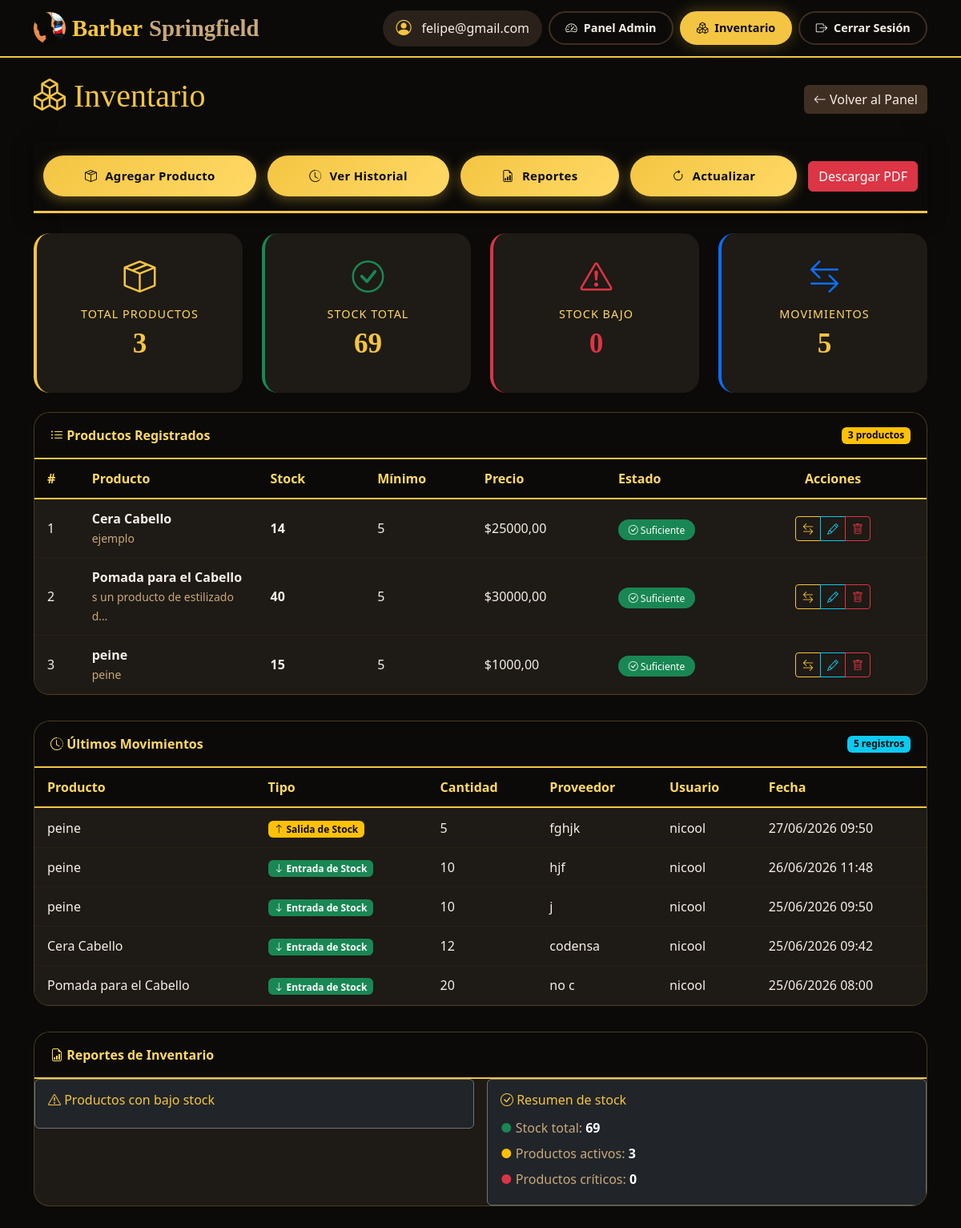
The app's page /inventario/ (signed in) with its own data.
### inventario/models.py (models this page shows, shortened)
class Producto(models.Model):
    nombre = models.CharField(max_length=200)
    descripcion = models.TextField(blank=True, null=True)
    stock_actual = models.PositiveIntegerField(default=0)
    stock_minimo = models.PositiveIntegerField(default=5)
    precio_unitario = models.DecimalField(max_digits=10, decimal_places=2, default=0)
    fecha_creacion = models.DateTimeField(auto_now_add=True)
    activo = models.BooleanField(default=True)

class MovimientoInventario(models.Model):
    TIPO_MOVIMIENTO = [
        ('ENTRADA', 'Entrada de Stock'),
        ('SALIDA', 'Salida de Stock'),
        ('AJUSTE', 'Ajuste de Stock'),  # <-- NUEVO TIPO
    ]
    producto = models.ForeignKey(Producto, on_delete=models.CASCADE, related_name='movimientos')
    tipo = models.CharField(max_length=10, choices=TIPO_MOVIMIENTO)
    cantidad = models.PositiveIntegerField()
    stock_anterior = models.PositiveIntegerField(default=0)  # <-- Stock antes del movimiento
    stock_nuevo = models.PositiveIntegerField(default=0)     # <-- Stock después del movimiento
    proveedor = models.CharField(max_length=200, blank=True, null=True)  # <-- Proveedor
    fecha = models.DateTimeField(default=timezone.now)  # <-- Fecha personalizable (ahora no es auto_now_add)
    usuario = models.ForeignKey(User, on_delete=models.SET_NULL, null=True, blank=True)
    nota = models.TextField(blank=True, null=True)
    class Meta:
        ordering = ['-fecha']  # <-- Ordenar por fecha descendente

### inventario/views.py (the view)
# urls.py: path('', views.dashboard_inventario, name='dashboard'),
@login_required
def dashboard_inventario(request):
    productos = Producto.objects.filter(activo=True).order_by('nombre')
    total_productos = productos.count()
    productos_bajo_stock = productos.filter(stock_actual__lte=models.F('stock_minimo')).count()
    ultimos_movimientos = MovimientoInventario.objects.select_related('producto', 'usuario').order_by('-fecha')[:20]  # <-- Más movimientos
    stock_total = productos.aggregate(total=Sum('stock_actual'))['total'] or 0
    context = {
        'productos': productos,
        'total_productos': total_productos,
        'productos_bajo_stock': productos_bajo_stock,
        'stock_total': stock_total,
        'ultimos_movimientos': ultimos_movimientos,
    }
    return render(request, 'inventario/dashboard.html', context)

### inventario/templates/inventario/dashboard.html (shortened to what this page needs)
{% load static %}
<!DOCTYPE html>
<html lang="es">
<head>
    <link href="https://cdn.jsdelivr.net/npm/bootstrap@5.3.3/dist/css/bootstrap.min.css" rel="stylesheet">
    <link rel="stylesheet" href="https://cdn.jsdelivr.net/npm/bootstrap-icons@1.11.3/font/bootstrap-icons.min.css">
    <link rel="stylesheet" href="{% static 'styles.css' %}">
</head>
<body>
    <nav class="navbar-custom">
        <div class="container">
            <div class="d-flex align-items-center justify-content-between w-100 flex-wrap gap-2">
                <a class="navbar-brand-custom" href="{% url 'inicio' %}">
                    <img src="{% static 'logo.jpeg' %}" alt="Logo"> Barber <span>Springfield</span>
                </a>
                <div class="d-flex align-items-center gap-2 flex-wrap">
                    <div class="user-info-custom">
                        <i class="bi bi-person-circle"></i>
                        <span>{{ user.username }}</span>
                    </div>
                    <a href="{% url 'administracion:panel_admin' %}" class="nav-btn">
                        <i class="bi bi-speedometer2"></i> Panel Admin
                    </a>
                    <a href="{% url 'inventario:dashboard' %}" class="nav-btn active">
                        <i class="bi bi-boxes"></i> Inventario
                    </a>
                    <button class="btn-logout-custom" data-bs-toggle="modal" data-bs-target="#modalCerrarSesion">
                        <i class="bi bi-box-arrow-right"></i> Cerrar Sesión
                    </button>
                </div>
            </div>
        </div>
    </nav>
    <div class="container py-4">
        <div class="d-flex justify-content-between align-items-center flex-wrap mb-4">
            <div>
                <h1 class="text-yellow" style="font-family:'Playfair Display',serif;">
                    <i class="bi bi-boxes"></i> Inventario
                </h1>
            </div>
            <div>
                <a href="{% url 'administracion:panel_admin' %}" class="btn btn-secondary">
                    <i class="bi bi-arrow-left"></i> Volver al Panel
                </a>
            </div>
        </div>
        <div class="action-bar-sticky">
            <div class="container">
                <div class="btn-group-modern">
                    <button class="btn-modern" data-bs-toggle="modal" data-bs-target="#modalAgregarProducto">
                        <i class="bi bi-box-seam"></i>
                        <span>Agregar Producto</span>
                    </button>
                    <a href="{% url 'inventario:historial' %}" class="btn-modern">
                        <i class="bi bi-clock-history"></i>
                        <span>Ver Historial</span>
                    </a>
                    <a href="#reportes" class="btn-modern">
                        <i class="bi bi-file-earmark-bar-graph"></i>
                        <span>Reportes</span>
                    </a>
                    <button class="btn-modern" onclick="window.location.reload();">
                        <i class="bi bi-arrow-clockwise"></i>
                        <span>Actualizar</span>
                    </button>
                    <a href="{% url 'inventario:reporte_pdf' %}"class="btn btn-danger">
    Descargar PDF
</a>
                </div>
            </div>
        </div>
        <div class="row g-4 mb-4">
            <div class="col-md-3 col-sm-6">
                <div class="stat-card text-center">
                    <i class="bi bi-box-seam"></i>
                    <h5>Total Productos</h5>
                    <h2>{{ total_productos }}</h2>
                </div>
            </div>
            <div class="col-md-3 col-sm-6">
                <div class="stat-card text-center" style="border-left-color: #198754;">
                    <i class="bi bi-check-circle" style="color: #198754;"></i>
                    <h5>Stock Total</h5>
                    <h2>{{ stock_total }}</h2>
                </div>
            </div>
            <div class="col-md-3 col-sm-6">
                <div class="stat-card text-center" style="border-left-color: #dc3545;">
                    <i class="bi bi-exclamation-triangle" style="color: #dc3545;"></i>
                    <h5>Stock Bajo</h5>
                    <h2 class="text-danger">{{ productos_bajo_stock }}</h2>
                </div>
            </div>
            <div class="col-md-3 col-sm-6">
                <div class="stat-card text-center" style="border-left-color: #0d6efd;">
                    <i class="bi bi-arrow-left-right" style="color: #0d6efd;"></i>
                    <h5>Movimientos</h5>
                    <h2>{{ ultimos_movimientos|length }}</h2>
                </div>
            </div>
        </div>
        <div class="card-custom">
            <div class="card-header-custom d-flex justify-content-between align-items-center">
                <span><i class="bi bi-list-ul"></i> Productos Registrados</span>
                <span class="badge bg-warning text-dark">{{ productos|length }} productos</span>
            </div>
            <div class="card-body p-0">
                <div class="table-responsive">
                    <table class="table table-custom table-hover mb-0">
                        <thead>
                            <tr>
                                <th style="width: 5%;">#</th>
                                <th style="width: 20%;">Producto</th>
                                <th style="width: 12%;">Stock</th>
                                <th style="width: 12%;">Mínimo</th>
                                <th style="width: 15%;">Precio</th>
                                <th style="width: 15%;">Estado</th>
                                <th style="width: 21%;" class="text-center">Acciones</th>
                            </tr>
                        </thead>
                        <tbody>
                            {% for producto in productos %}
                            <tr>
                                <td>{{ forloop.counter }}</td>
                                <td>
                                    <strong>{{ producto.nombre }}</strong>
                                    {% if producto.descripcion %}
                                    <br><small class="text-light-brown">{{ producto.descripcion|truncatechars:30 }}</small>
                                    {% endif %}
                                </td>
                                <td>
                                    <span class="fw-bold {% if producto.stock_actual <= producto.stock_minimo %}text-danger{% endif %}">
                                        {{ producto.stock_actual }}
                                    </span>
                                </td>
                                <td>{{ producto.stock_minimo }}</td>
                                <td>${{ producto.precio_unitario|floatformat:2 }}</td>
                                <td>
                                    {% if producto.stock_actual <= 0 %}
                                        <span class="badge-stock-bajo"><i class="bi bi-x-circle"></i> Agotado</span>
                                    {% elif producto.stock_actual <= producto.stock_minimo %}
                                        <span class="badge-stock-bajo"><i class="bi bi-exclamation-circle"></i> Bajo stock</span>
                                    {% elif producto.stock_actual <= producto.stock_minimo|add:"5" %}
                                        <span class="badge-stock-medio"><i class="bi bi-dash-circle"></i> Medio</span>
                                    {% else %}
                                        <span class="badge-stock-bueno"><i class="bi bi-check-circle"></i> Suficiente</span>
                                    {% endif %}
                                </td>
                                <td class="text-center">
                                    <div class="btn-group btn-group-sm" role="group">
                                        <button type="button"
                                            class="btn btn-outline-warning"
                                            title="Registrar movimiento"
                                            data-bs-toggle="modal"
                                            data-bs-target="#modalMovimiento"
                                            data-id="{{ producto.id }}"
                                            data-nombre="{{ producto.nombre }}"
                                            data-stock="{{ producto.stock_actual }}">
                                            <i class="bi bi-arrow-left-right"></i>
                                        </button>
                                        <a href="{% url 'inventario:editar' producto.id %}" class="btn btn-outline-info" title="Editar">
                                            <i class="bi bi-pencil"></i>
                                        </a>
                                        <button type="button"
                                            class="btn btn-outline-danger"
                                            title="Eliminar"
                                            data-bs-toggle="modal"
                                            data-bs-target="#modalEliminarProducto"
                                            data-id="{{ producto.id }}"
                                            data-nombre="{{ producto.nombre }}">
                                            <i class="bi bi-trash"></i>
                                        </button>
                                    </div>
                                </td>
                            </tr>
                            {% endfor %}
                        </tbody>
                    </table>
                </div>
            </div>
        </div>
        {% if ultimos_movimientos %}
        <div class="card-custom">
            <div class="card-header-custom d-flex justify-content-between align-items-center">
                <span><i class="bi bi-clock-history"></i> Últimos Movimientos</span>
                <span class="badge bg-info text-dark">{{ ultimos_movimientos|length }} registros</span>
            </div>
            <div class="card-body p-0">
                <div class="table-responsive">
                    <table class="table table-custom table-sm table-hover mb-0">
                        <thead>
                            <tr>
                                <th>Producto</th>
                                <th>Tipo</th>
                                <th>Cantidad</th>
                                <th>Proveedor</th>
                                <th>Usuario</th>
                                <th>Fecha</th>
                            </tr>
                        </thead>
                        <tbody>
                            {% for mov in ultimos_movimientos %}
                            <tr>
                                <td>{{ mov.producto.nombre }}</td>
                                <td>
                                    <span class="badge {% if mov.tipo == 'ENTRADA' %}bg-success{% elif mov.tipo == 'SALIDA' %}bg-warning text-dark{% else %}bg-info text-dark{% endif %}">
                                        <i class="bi {% if mov.tipo == 'ENTRADA' %}bi-arrow-down{% elif mov.tipo == 'SALIDA' %}bi-arrow-up{% else %}bi-pencil{% endif %}"></i>
                                        {{ mov.get_tipo_display }}
                                    </span>
                                </td>
                                <td>{{ mov.cantidad }}</td>
                                <td>{{ mov.proveedor|default:"-" }}</td>
                                <td>{{ mov.usuario.username|default:"Sistema" }}</td>
                                <td>{{ mov.fecha|date:"d/m/Y H:i" }}</td>
                            </tr>
                            {% endfor %}
                        </tbody>
                    </table>
                </div>
            </div>
        </div>
        {% endif %}
        <div id="reportes" class="card-custom">
            <div class="card-header-custom">
                <span><i class="bi bi-file-earmark-bar-graph"></i> Reportes de Inventario</span>
            </div>
            <div class="card-body">
                <div class="row g-3">
                    <div class="col-md-6">
                        <div class="p-3 bg-dark rounded border border-secondary">
                            <h6 class="text-yellow"><i class="bi bi-exclamation-triangle"></i> Productos con bajo stock</h6>
                        </div>
                    </div>
                    <div class="col-md-6">
                        <div class="p-3 bg-dark rounded border border-secondary">
                            <h6 class="text-yellow"><i class="bi bi-check-circle"></i> Resumen de stock</h6>
                            <ul class="list-unstyled mb-0">
                                <li class="text-light-brown py-1">
                                    <span class="text-success">●</span> Stock total: <strong class="text-white">{{ stock_total }}</strong>
                                </li>
                                <li class="text-light-brown py-1">
                                    <span class="text-warning">●</span> Productos activos: <strong class="text-white">{{ total_productos }}</strong>
                                </li>
                                <li class="text-light-brown py-1">
                                    <span class="text-danger">●</span> Productos críticos: <strong class="text-white">{{ productos_bajo_stock }}</strong>
                                </li>
                            </ul>
                        </div>
                    </div>
                </div>
            </div>
        </div>
    </div>
</body>
</html>

### records on screen
Producto: nombre "Cera Cabello", descripcion "ejemplo", stock_actual "14", stock_minimo "5", precio_unitario "25000,00", shows "Suficiente"
Producto: nombre "Pomada para el Cabello", descripcion "s un producto de estilizado d…", stock_actual "40", stock_minimo "5", precio_unitario "30000,00", shows "Suficiente"
Producto: nombre "peine", descripcion "peine", stock_actual "15", stock_minimo "5", precio_unitario "1000,00", shows "Suficiente"
MovimientoInventario: producto.nombre "peine", tipo "Salida de Stock", cantidad "5", proveedor "fghjk", usuario.username "nicool", fecha "27/06/2026 09:50"
MovimientoInventario: producto.nombre "peine", tipo "Entrada de Stock", cantidad "10", proveedor "hjf", usuario.username "nicool", fecha "26/06/2026 11:48"
MovimientoInventario: producto.nombre "peine", tipo "Entrada de Stock", cantidad "10", proveedor "j", usuario.username "nicool", fecha "25/06/2026 09:50"
MovimientoInventario: producto.nombre "Cera Cabello", tipo "Entrada de Stock", cantidad "12", proveedor "codensa", usuario.username "nicool", fecha "25/06/2026 09:42"
MovimientoInventario: producto.nombre "Pomada para el Cabello", tipo "Entrada de Stock", cantidad "20", proveedor "no c", usuario.username "nicool", fecha "25/06/2026 08:00"

### other values on screen
{{ user.username }} "felipe@gmail.com"
{{ total_productos }} "3"
{{ stock_total }} "69"
{{ productos_bajo_stock }} "0"
{{ ultimos_movimientos|length }} "5"
{{ productos|length }} "3"
